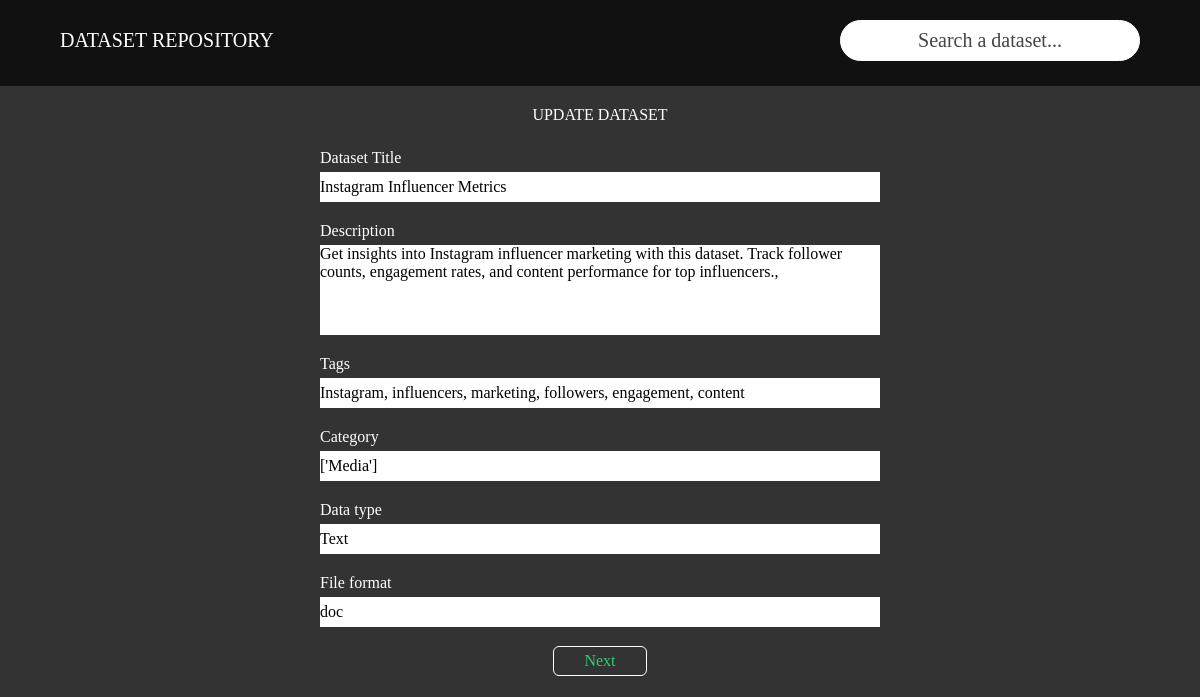
Page /update/3 on the committed database.
### base/models.py (models this page shows, shortened)
class Dataset(models.Model):
  title = models.CharField(_("Title"), max_length=255,)
  overview = models.TextField(_("Overview"), blank=True)
  description = models.TextField(max_length=255, blank=True)
  data_type = models.CharField(max_length=255, blank=True)
  category = models.CharField(max_length=255, blank=True)
  tags = models.CharField(max_length=255, blank=True)
  file_format = models.CharField(max_length=255, blank=True)
  research_title = models.CharField(max_length=255, blank=True)
  project_head = models.CharField(max_length=255, blank=True)
  members = models.CharField(max_length=255, blank=True)
  date_uploaded = models.DateField(auto_now_add=True, blank=True, null=True)
  source = models.CharField(max_length=255, blank=True)
  link = models.CharField(max_length=255, blank=True)
  form = models.CharField(max_length=255, blank=True)
  file = models.FileField(
    upload_to="uploads/",
    blank=True,
    validators=[FileExtensionValidator(allowed_extensions=["zip", "rar"])]
  )
  archived = models.CharField(max_length=255, blank=True, default=0)

### base/views.py (the view)
# urls.py: path('update/<int:pk>', views.update, name='update'),
def update(request, pk):
  dataset = Dataset.objects.get(id=pk)
  if request.method == "POST":
    form = DatasetForm(request.POST, request.FILES, instance=dataset)
    if form.is_valid():
      dataset = form.save()
      dataset.overview = f" {dataset.title}. {dataset.description} {dataset.tags}. {dataset.category}."
      dataset.save()
      return redirect("dataset", pk=dataset.id)
  else:
    initial_category = [category.strip("' ") for category in dataset.category.strip("[]").split(",")] if dataset.category else []
    print(initial_category)
    form = DatasetForm(instance=dataset, initial={"category" : initial_category})
  return render(request, "base/update.html", {"form" : form, "pk" : pk})

### base/forms.py
class DatasetForm(forms.ModelForm):
    data_type = forms.ChoiceField(
        required=False,
        widget=Select2Widget,
        choices=DATA_TYPE_CHOICES
    )
    file_format = forms.ChoiceField(
        required=False,
        widget=Select2Widget,
        choices=FILE_FORMAT_CHOICES
    )
    source = forms.ChoiceField(
        required=False,
        widget=Select2Widget,
        choices=SOURCE_CHOICES
    )
    form = forms.ChoiceField(
        required=False,
        widget=Select2Widget,
        choices=FORM_CHOICES
    )
    category = forms.MultipleChoiceField(
        required=False,
        widget=Select2MultipleWidget,
        choices=CATEGORY_CHOICES
    )
    class Meta:
        model = Dataset
        exclude = ["overview"]

### base/templates/base/update.html (shortened to what this page needs)
{% extends "base/default.html" %}
{% block content %}
{% load static %}
<link href="https://cdn.jsdelivr.net/npm/select2@4.1.0-rc.0/dist/css/select2.min.css" rel="stylesheet" />
  <link href="https://cdnjs.cloudflare.com/ajax/libs/select2/4.0.13/css/select2.min.css" rel="stylesheet" />
<main class="main-upload">
  <div class="upload-text">UPDATE DATASET</div>
  <div class="container">
    <form method="POST" action="{% url 'update' pk %}" action enctype="multipart/form-data" autocomplete="off">
      <div class="form-section" id="section1">
        <div class="form">
          <div class="label">Dataset {{ form.title.label }}</div>
          <div class="value">{{ form.title }}</div>
          <div class="label">{{ form.description.label }}</div>
          <div class="value">{{ form.description }}</div>
          <div class="label">{{ form.tags.label }}</div>
          <div class="value">{{ form.tags }}</div>
          <div class="label">{{ form.category.label }}</div>
          <div class="value">{{ form.category }}</div>
          <div class="label">{{ form.data_type.label }}</div>
          <div class="value">{{ form.data_type }}</div>
          <div class="label">{{ form.file_format.label }}</div>
          <div class="value">{{ form.file_format }}</div>
        </div>
        <div class="button">
          <button class="next" type="button" onclick="page2()">Next</button>
        </div>
      </div>
    </form>
  </div>
</main>
{% endblock content %}

### base/templates/base/default.html (style rules this page uses)
body { background-color: #333; color: #fff; }
input::placeholder { color: #444; }
main { margin: auto 0px; }
.container { display: flex; margin: 0px auto; width: 90%; }

### base/templates/base/update.html (style rules this page uses)
.main-upload .container { display: flex; justify-content: center; align-items: center; margin-bottom: 200px; }
.main-upload .form-section { width: 600px; padding: 20px; display: flex; flex-direction: column; justify-content: space-between; }
.main-upload .form-section .button { align-self: center; }
.upload-text { text-align: center; }
.main-upload form input, form label, .django-select2, .select2-selection, textarea { display: block; width: 100%; }
.main-upload input, textarea { background-color: #fff; color: #000; height: 30px; }
.main-upload textarea { height: 90px; }
.main-upload .form > * { margin: 5px 0px; }
.main-upload .value { margin-bottom: 20px; }
.button > * { display: block; outline: 1px solid white; padding: 5px 30px; border-radius: 5px; }
.button { width: 100%; display: flex; justify-content: space-around; }
.button .next { color: #2ecc71 ; }

### rows in the picture
Dataset: title "Instagram Influencer Metrics", description "Get insights into Instagram influencer marketing with this dataset. Track follower counts, engagement rates, and content performance for top influencers.,", tags "Instagram, influencers, marketing, followers, engagement, content", category "['Media']", data_type "Text", file_format "doc"
